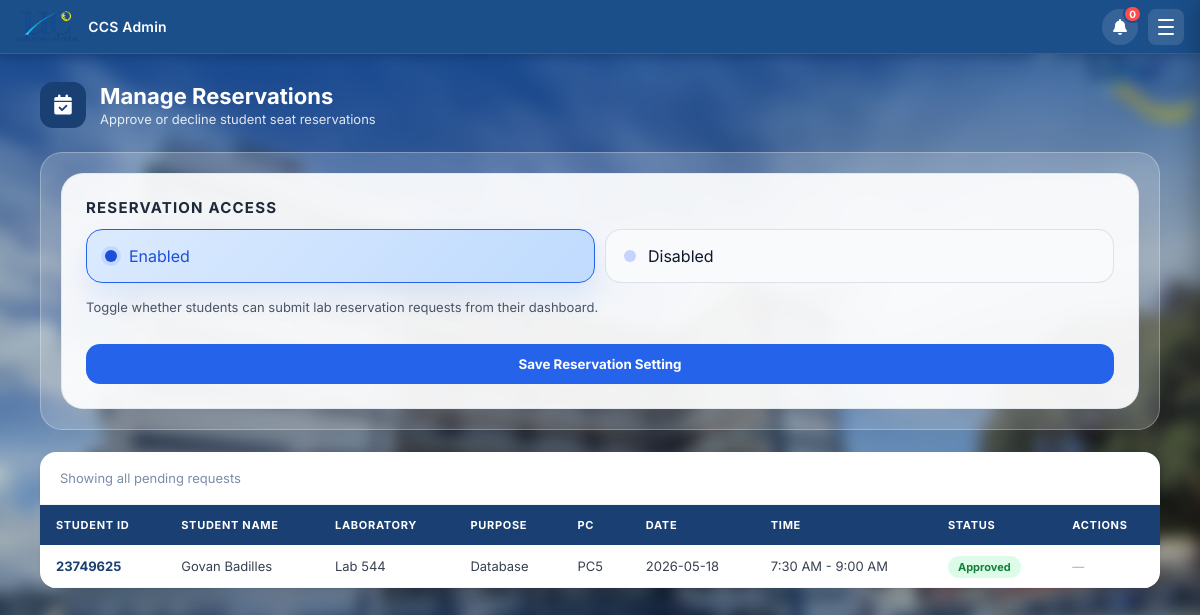
Before: /admin_reservations (signed in) with the older database file.
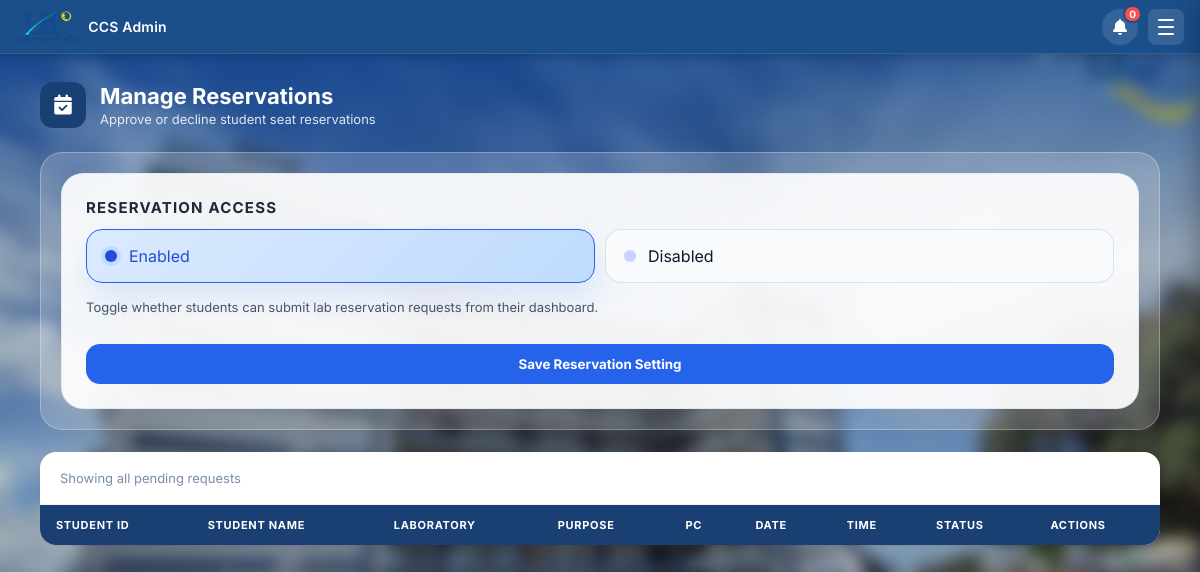
After: the same page with the newer database file.
### tables this page shows
CREATE TABLE reservations (
            id INTEGER PRIMARY KEY AUTOINCREMENT,
            id_number TEXT NOT NULL,
            res_date TEXT NOT NULL,
            res_lab TEXT NOT NULL,
            res_purpose TEXT NOT NULL,
            selected_pc TEXT DEFAULT '',
            res_time TEXT DEFAULT '',
            status TEXT DEFAULT 'Pending'
        );

CREATE TABLE users (
            id INTEGER PRIMARY KEY AUTOINCREMENT,
            id_number TEXT UNIQUE NOT NULL,
            lastname TEXT NOT NULL,
            firstname TEXT NOT NULL,
            middlename TEXT,
            course_level TEXT,
            password TEXT NOT NULL,
            email TEXT,
            course TEXT,
            address TEXT,
            role TEXT DEFAULT 'student',
            remaining_sessions INTEGER DEFAULT 30,
            profile_pic TEXT DEFAULT 'default_profile.png'
        );

### app.py (the view)
@app.route('/admin_reservations')
def admin_reservations():
    if 'user_id' not in session or session.get('role') != 'admin':
        return redirect(url_for('home'))
    conn = get_db_connection()
    cur  = conn.cursor()
    cur.execute("""
        SELECT r.*, u.firstname, u.lastname
        FROM reservations r JOIN users u ON r.id_number = u.id_number
        ORDER BY r.id DESC
    """)
    records = cur.fetchall()
    reservations_enabled = get_setting(conn, 'reservations_enabled', 'Enabled')
    feedback_enabled     = get_setting(conn, 'feedback_enabled',     'Enabled')
    conn.close()
    return render_template('admin_reservations.html', records=records,
        reservations_enabled=reservations_enabled, feedback_enabled=feedback_enabled)

### app.py (called while the page is built)
def get_db_connection():
    if USE_PG:
        conn = psycopg2.connect(DATABASE_URL, cursor_factory=psycopg2.extras.RealDictCursor)
        conn.autocommit = False
        return conn
    else:
        conn = sqlite3.connect(DB_PATH)
        conn.row_factory = sqlite3.Row
        return conn

def get_setting(conn, key, default=None):
    row = conn.cursor() if USE_PG else conn
    cur = conn.cursor()
    cur.execute(f"SELECT value FROM app_settings WHERE key = {PH}", (key,))
    result = cur.fetchone()
    return result['value'] if result else default

### templates/admin_reservations.html (shortened to what this page needs)
<!DOCTYPE html>
<html lang="en">
<head>
    <link rel="stylesheet" href="{{ url_for('static', filename='style.css') }}">
    <link rel="stylesheet" href="{{ url_for('static', filename='admin.css') }}">
    <link rel="stylesheet" href="https://cdnjs.cloudflare.com/ajax/libs/font-awesome/6.0.0/css/all.min.css">
</head>
<body class="admin-page">
    <nav class="navbar">
        <div class="nav-left">
            <img src="{{ url_for('static', filename='images/uclogonav.png') }}" alt="UC Logo">
            <span class="nav-brand">CCS Admin</span>
        </div>
        <div class="nav-right">
            <div class="notif-wrapper" id="notifWrapper">
                <button class="notif-bell-btn" id="notifBellBtn" onclick="toggleNotifDropdown(event)"><i class="fas fa-bell"></i><span class="notif-badge" id="notifBadge" style="display:none;">0</span></button>
            </div>
            <button class="hamburger-btn" id="hamburgerBtn" onclick="toggleSidebar()"><span></span><span></span><span></span></button>
        </div>
    </nav>
    <div class="admin-container">
        <div class="page-header">
            <div class="page-header-icon"><i class="fas fa-calendar-check"></i></div>
            <div>
                <h1>Manage Reservations</h1>
                <p>Approve or decline student seat reservations</p>
            </div>
        </div>
        <div class="settings-panel">
            <div class="settings-card">
                <h3>Reservation Access</h3>
                <form action="/admin_update_system_settings" method="POST" style="display:grid; gap:12px;">
                    <div class="setting-control">
                        <div class="toggle-options">
                            <label class="toggle-option {% if reservations_enabled == 'Enabled' %}active{% endif %}">
                                <span class="option-dot"></span>
                                <span>Enabled</span>
                            </label>
                            <label class="toggle-option {% if reservations_enabled == 'Disabled' %}active{% endif %}">
                                <span class="option-dot"></span>
                                <span>Disabled</span>
                            </label>
                        </div>
                        <p>Toggle whether students can submit lab reservation requests from their dashboard.</p>
                    </div>
                    <button type="submit" class="settings-save">Save Reservation Setting</button>
                </form>
            </div>
        </div>
        <div class="card">
            <div class="table-toolbar">
                <div style="font-size:13px; color:#7a8ea8;">Showing all pending requests</div>
            </div>
            <div style="overflow-x: auto;">
                <table class="modern-table">
                    <thead>
                        <tr>
                            <th>Student ID</th>
                            <th>Student Name</th>
                            <th>Laboratory</th>
                            <th>Purpose</th>
                            <th>PC</th>
                            <th>Date</th>
                            <th>Time</th>
                            <th>Status</th>
                            <th>Actions</th>
                        </tr>
                    </thead>
                    <tbody>
                        {% for row in records %}
                        <tr>
                            <td style="font-weight:700; color:#1a3f72;">{{ row['id_number'] }}</td>
                            <td>{{ row['firstname'] }} {{ row['lastname'] }}</td>
                            <td>{{ row['res_lab'] }}</td>
                            <td>{{ row['res_purpose'] }}</td>
                            <td>{{ row['selected_pc'] if row['selected_pc'] else '—' }}</td>
                            <td>{{ row['res_date'] }}</td>
                            <td>{{ row['res_time'] if row['res_time'] else '—' }}</td>
                            <td>
                                {% if row['status'] == 'Pending' %}
                                    <span class="status-pending">Pending</span>
                                {% elif row['status'] == 'Approved' %}
                                    <span class="status-approved">Approved</span>
                                {% elif row['status'] == 'Declined' %}
                                    <span class="status-declined">Declined</span>
                                {% else %}
                                    <span class="status-pending">{{ row['status'] }}</span>
                                {% endif %}
                            </td>
                            <td>
                                {% if row['status'] == 'Pending' %}
                                <form action="/process_reservation/{{ row['id'] }}/approve" method="POST" style="display:inline;">
                                    <button type="submit" class="btn-action btn-approve" title="Approve"><i class="fas fa-check"></i></button>
                                </form>
                                <form action="/process_reservation/{{ row['id'] }}/decline" method="POST" style="display:inline;">
                                    <button type="submit" class="btn-action btn-decline" title="Decline"><i class="fas fa-times"></i></button>
                                </form>
                                {% else %}
                                <span style="color:#aaa; font-size:12px;">—</span>
                                {% endif %}
                            </td>
                        </tr>
                        {% endfor %}
                    </tbody>
                </table>
            </div>
        </div>
    </div>
</body>
</html>

### static/style.css (style rules this page uses)
* { box-sizing: border-box; margin: 0; padding: 0; font-family: 'Inter', 'Segoe UI', Tahoma, Geneva, Verdana, sans-serif; }
html { scroll-behavior: smooth; }
body { background-color: #EBEBEB; }
.navbar { background-color: rgba(21, 76, 121, 0.95); padding: 15px 30px; display: flex; justify-content: space-between; align-items: center; color: white; box-shadow: 0 2px 5px rgba(0,0,0,0.2); position: fixed; top: 0; left: 0; width: 100% !important; z-index: 9999; }
body { padding-top: 80px; }

### static/admin.css (style rules this page uses)
body.admin-page { margin: 0; display: flex; flex-direction: column; position: relative; font-family: sans-serif; }
body.admin-page::before { content: ""; position: fixed; top: -20px; left: -20px; right: -20px; bottom: -20px; background-image: url('/static/images/ucbackground.jpg'); background-size: cover; background-position: center; background-repeat: no-repeat; filter: blur(8px) brightness(0.8); z-index: -1; }
.admin-container { display: block; z-index: 1; padding: 28px 40px 50px; margin: 54px auto 0; width: 100%; max-width: 1600px; min-height: calc(100vh - 54px); box-sizing: border-box; }
.navbar { position: fixed; top: 0; left: 0; width: 100%; box-sizing: border-box; z-index: 9999; background: #1b4f8a; border-bottom: 1px solid rgba(255, 255, 255, 0.1); display: flex; justify-content: space-between; align-items: center; height: 54px; padding: 0 16px; }
.navbar { height: 54px !important; padding: 0 16px !important; background: #1b4f8a !important; display: flex !important; align-items: center !important; justify-content: space-between !important; position: fixed !important; top: 0 !important; left: 0 !important; width: 100% !important; z-index: 9999 !important; box-shadow: 0 2px 10px rgba(0,0,0,0.2) !important; box-sizing: border-box !important; }
.nav-left { display: flex; align-items: center; gap: 10px; }
.nav-left img { height: 32px; width: auto; }
.nav-brand { color: white; font-size: 14px; font-weight: 600; letter-spacing: 0.2px; white-space: nowrap; }
.nav-right { display: flex; align-items: center; gap: 10px; }
.hamburger-btn { width: 36px; height: 36px; border-radius: 8px; border: none; background: rgba(255,255,255,0.12); cursor: pointer; display: flex; flex-direction: column; align-items: center; justify-content: center; gap: 5px; transition: background 0.2s; flex-shrink: 0; }
.hamburger-btn span { display: block; width: 16px; height: 2px; background: white; border-radius: 2px; transition: all 0.28s cubic-bezier(0.4,0,0.2,1); }
.notif-wrapper { position: relative; display: inline-flex; align-items: center; }
.notif-bell-btn { background: rgba(255,255,255,0.12); border: none; color: white; width: 36px; height: 36px; border-radius: 50%; cursor: pointer; font-size: 16px; display: flex; align-items: center; justify-content: center; position: relative; transition: background 0.2s, transform 0.2s; }
.notif-badge { position: absolute; top: -4px; right: -4px; background: #ff4c4c; color: white; font-size: 10px; font-weight: bold; min-width: 18px; height: 18px; border-radius: 9px; display: flex !important; align-items: center; justify-content: center; padding: 0 4px; border: 2px solid #1b4f8a; line-height: 1; }

Changed rows visible on the page:
removed reservations: id_number "23749625", firstname "Govan", lastname "Badilles", res_lab "Lab 544", res_purpose "Database", selected_pc "PC5", res_date "2026-05-18", res_time "7:30 AM - 9:00 AM", status "Approved"
